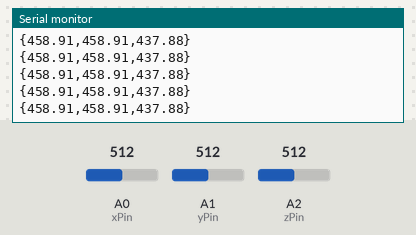
The sketch below on a simulated Arduino Uno, built with avr-gcc and run on an emulated ATmega328P. Shown: the last lines printed to the serial monitor. The test bench sets the inputs (shaded band); at power-on: A0 (xPin) = 512, A2 (zPin) = 512, A1 (yPin) = 512.

Above: at 1.2 s.
1.3 s: A0 (xPin) set to 322
At 1.5 s:
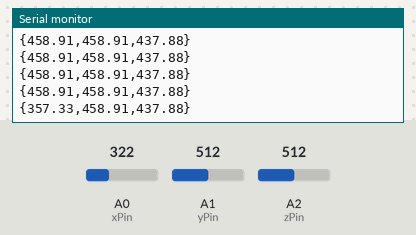
4.3 s: A0 (xPin) set to 299
At 4.4 s:
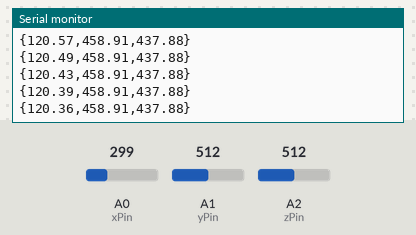
5.8 s: A2 (zPin) set to 213
At 5.9 s:
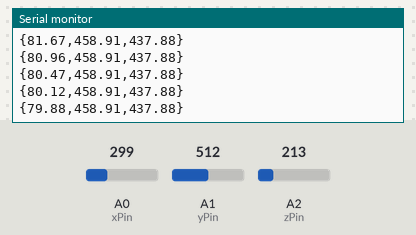
7.3 s: A2 (zPin) set to 200
At 7.39 s:
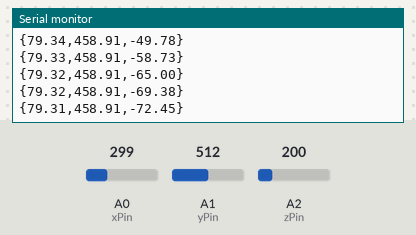
10.3 s: A1 (yPin) set to 328
At 10.41 s:
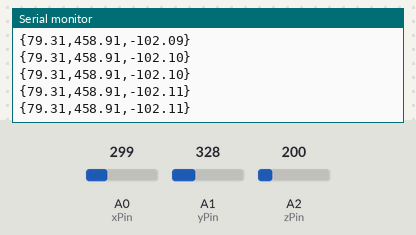
11.8 s: A1 (yPin) set to 309
At 11.92 s:
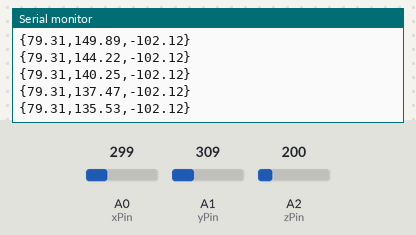
Timing chart, 0 to 14.3 s (numbered marks = the images above; inputs shaded):
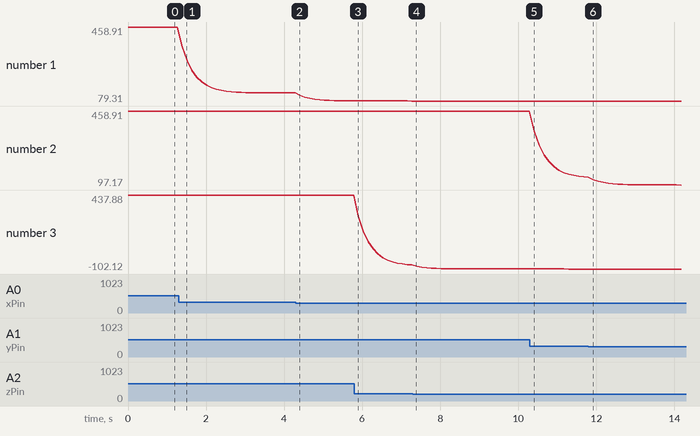

Measured:
- after the input at 1.3 s, the serial monitor: prints a new line after 0.09 s (image 1)
- plotted number 1: 458.91 → 120.36 after the input at 1.3 s, 120.36 → 79.88 after the input at 4.3 s
- plotted number 2: 458.91 → 135.53 after the input at 10.3 s, 135.53 → 97.17 after the input at 11.8 s
- plotted number 3: 437.88 → -72.45 after the input at 5.8 s, -72.45 → -102.11 after the input at 7.3 s

The sketch:

AccelerometerWriteTest.ino
```cpp
//Analog read pins
const unsigned char xPin = 0;
const unsigned char yPin = 1;
const unsigned char zPin = 2;

float xRead = 0;
float yRead = 0;
float zRead = 0;
//The minimum and maximum values that came from
//the accelerometer while standing still
//You very well may need to change these
float xminVal = 204;
float xmaxVal = 305;
float yminVal = 204;
float ymaxVal = 305;
float zminVal = 207;
float zmaxVal = 311;

float xAng = 0;
float yAng = 0;
float zAng = 0;

float FTX=0;
float FTY=0;
float FTZ=0;
float a=0.3;

//to hold the caculated values
double x;
double y;
double z;

void valueprint()
{
  Serial.print(xRead);
  Serial.print('\t');
  Serial.print(yRead);
  Serial.print('\t');
  Serial.println(zRead);
}

float map_new(float x, float in_min, float in_max, float out_min, float out_max)
{
  return (x - in_min) * (out_max - out_min) / (in_max - in_min) + out_min;
}

void outputdata()
{
  Serial.print("xAng: ");
  Serial.print(xAng);
  Serial.print(" | yAng: ");
  Serial.print(yAng);
  Serial.print(" | zAng: ");
  Serial.println(zAng);
}

void writeAcceloData() {
  Serial.print("{");
  Serial.print(xRead);
  Serial.print(",");
  Serial.print(yRead);
  Serial.print(",");
  Serial.print(zRead);
  Serial.println("}");
  Serial.flush();
}

void writeForceData()
{
  Serial.print("{");
  Serial.print(xAng);
  Serial.print(",");
  Serial.print(yAng);
  Serial.print(",");
  Serial.print(zAng);
  Serial.println("}");
  Serial.flush();
}

void write3DData(float x, float y, float z)
{
  Serial.print("{");
  Serial.print(x);
  Serial.print(",");
  Serial.print(y);
  Serial.print(",");
  Serial.print(z);
  Serial.println("}");
  Serial.flush();
}

void setup()
{
  Serial.begin(9600);
  FTX=analogRead(xPin);
  FTY=analogRead(yPin);
  FTZ=analogRead(zPin);
}

void loop(){

  //read the analog values from the accelerometer
  xRead = analogRead(xPin);
  yRead = analogRead(yPin);
  zRead = analogRead(zPin);

  xRead=a*xRead+(1-a)*FTX;
  yRead=a*yRead+(1-a)*FTY;
  zRead=a*zRead+(1-a)*FTZ;
  FTX=xRead;
  FTY=yRead;
  FTZ=zRead;

  //convert read values to degrees -90 to 90 - Needed for atan2
  xAng = map_new(xRead, xminVal, xmaxVal, -90, 90);
  yAng = map_new(yRead, yminVal, ymaxVal, -90, 90);
  zAng = map_new(zRead, zminVal, zmaxVal, -90, 90);

  //Caculate 360deg values like so: atan2(-yAng, -zAng)
  //atan2 outputs the value of -π to π (radians)
  //We are then converting the radians to degrees
  x = RAD_TO_DEG * (atan2(-yAng, -zAng) + PI);
  y = RAD_TO_DEG * (atan2(-xAng, -zAng) + PI);
  z = RAD_TO_DEG * (atan2(-yAng, -xAng) + PI);
  //Output the caculations
  writeForceData(); // write to receiver
//  outputdata();
  //valueprint();

  delay(100);//just here to slow down the serial output - Easier to read
}
```
